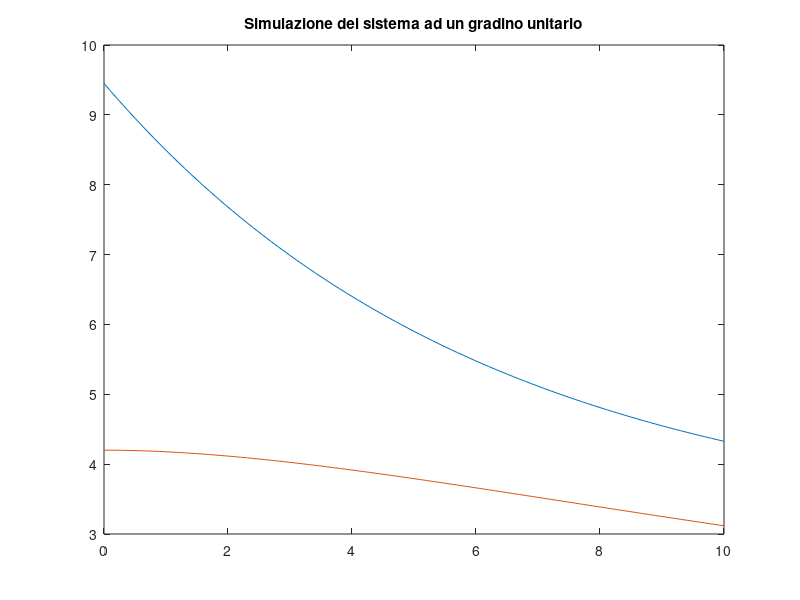
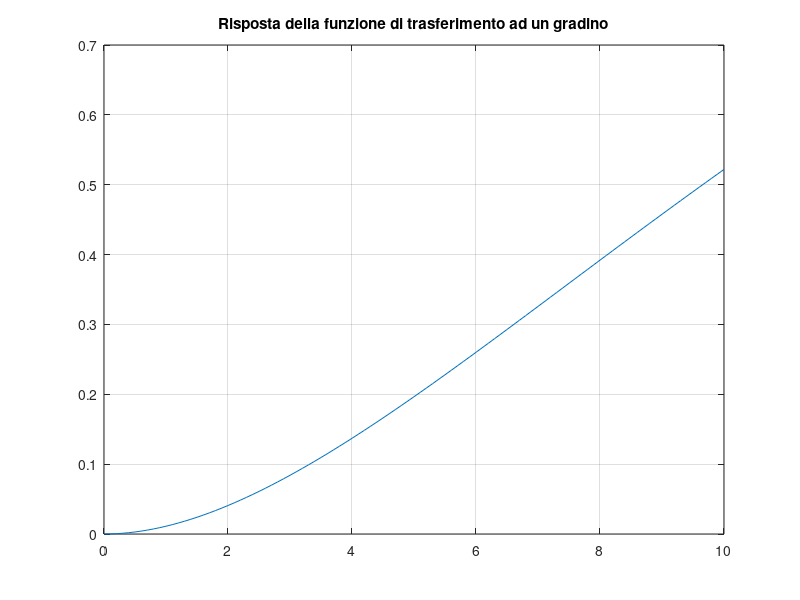
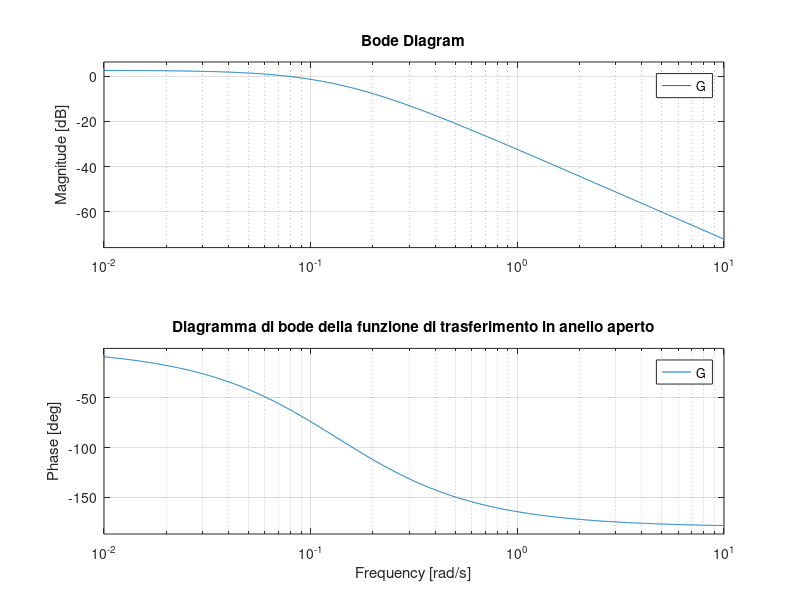
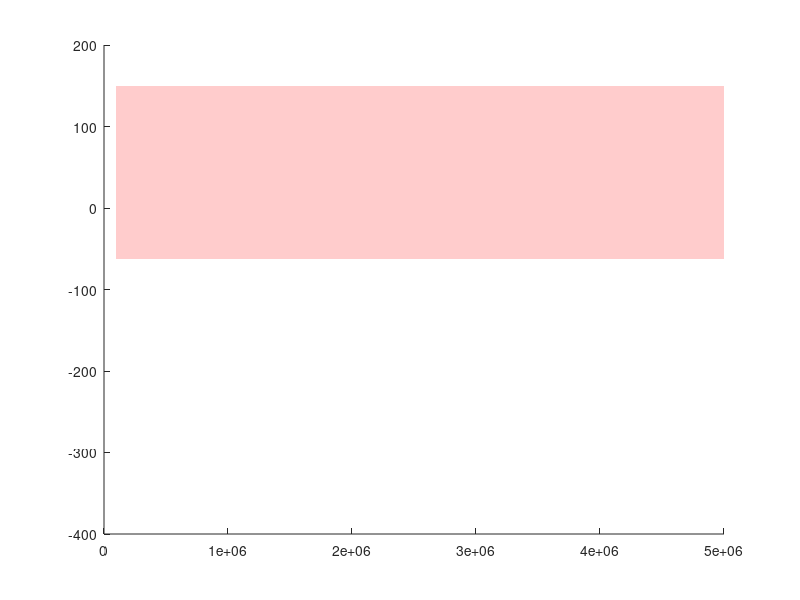

Reproduce these figures in MATLAB, in order. (Note: this script raises an error after producing the figures.)
close all; clear; clc;
%Definizioni costanti e punti di equilibrio

k1=1;
k2=0.30;
k3=0.45;
k4=0.50;
xe=[9.45, 4.20];
ue=(k1/k4)*sqrt(xe(1));

%Matrici del sistema linearizzato

A=[-k1/(2*sqrt(xe(1))), 0; k2/(2*sqrt(xe(1))), -k3/(2*sqrt(xe(2)))];
B=[k4; 0];
C=[0, 1];
D=0;

%Definizione spazio degli stati

modello = ss(A,B,C,D);

%Simulazione del sistema ad un gradino unitario

tt = 0:0.1:10; 
uu = ones ( length ( tt ) , 1) ; 
[Y , TT , X ] = lsim ( modello , uu , tt , xe ) ;
plot ( TT , X ) ;
title('Simulazione del sistema ad un gradino unitario');

%Calcolo della funzione di trasferimento

G = tf(modello);

%Risposta della funzione di trasferimento in anello aperto ad un gradino

YY = step(G,tt);
figure;
plot(tt, YY);
title('Risposta della funzione di trasferimento ad un gradino');
hold on; grid on; zoom on;

%Diagramma di bode della funzione di trasferimento in anello aperto G

figure;
bode(G);
title('Diagramma di bode della funzione di trasferimento in anello aperto');
hold on; grid on; zoom on;

%Calcolo margine di ampiezza, fase , pulsazione critica e omega pi

[M_a, M_f, omega_pi, omega_c] = margin(G);
fprintf('La pulsazione critica di G è %.1f rad/s.\n',omega_c);
fprintf('Il margine di fase di G è %.1f gradi.\n',M_f);

%Definizioni dei limiti del grafico
omega_plot_min = 1e-5;
omega_plot_max = 1e7;

%Attenuazione disturbo in uscita
%Specifiche di attenuazione del disturbo in uscita e rumore di misura
omega_d_min = 1e-5; %approssimazione verso 0
omega_d_max = 4.0;
A_d = 40;

omega_n_min = 1e5;
omega_n_max = 5e6;
A_n = 63;

%Creazione patch
figure;
hold on;

%Patch per il disturbo in uscita
patch_x_d = [omega_d_min; omega_d_max; omega_d_max; omega_d_min];
patch_y_d = [A_d; A_d; -350; -350];
patch(patch_x_d, patch_y_d,'r','FaceAlpha',0.2,'EdgeAlpha',0);

%Patch per rumore di misurazione
patch_x_n = [omega_n_min; omega_n_max; omega_n_max; omega_n_min];
patch_y_n = [-A_n; -A_n; 150; 150];
patch(patch_x_n, patch_y_n,'r','FaceAlpha',0.2,'EdgeAlpha',0);

%Specifiche dinamiche

S_star = 30;
T_a_5_star = 0.050;
xi_star  = abs(log(S_star/100))/(sqrt(pi^2 + log(S_star/100)^2));
M_f_min = 100*xi_star;

omega_c_min = 300/(M_f_min*T_a_5_star);

%Specifica tempo di assestamento

patch_Ta_x = [omega_plot_min; omega_c_min; omega_c_min; omega_plot_min];
patch_Ta_y = [0; 0; -350; -350];
patch(patch_Ta_x, patch_Ta_y,'b','FaceAlpha',0.2,'EdgeAlpha',0);



omega_c_max = omega_n_min;

% ====================
 % SINTESI CONTROLLORE PROVA
% ====================
% (luci) NOTA metto qui per il momento

%Parte da controllare guadagno statico mu
W_star = 3.5;
D_star = 2.5;
e_star = 0.01;

% per Teorema Valore Finale
%a
mu_min = (W_star+D_star)/e_star - 1;
mu_min_dist = 0; %mu_min_dist = 10^(A_d/20);


% Criterio Fisica Realizzabilita da guardare
kG = -40;
patch_fis_x = [omega_n_min;omega_plot_max;omega_plot_max;omega_n_min];
y_ = 20*log10(abs(evalfr(G,omega_n_min)));
y__ = 20*log10(abs(evalfr(G,omega_plot_max)));

patch_fis_y = [0;0;y__-y_;0];
patch(patch_fis_x,patch_fis_y,'r','FaceAlpha',0.2,'EdgeAlpha',0);


% ====== Sintesi Regolatore Statico ======
% 

% Trovati mu minimi desiderati per la L(s), troviamo mu di R come L(0)/G(0)
% (luci)
% wc non appartiene al range, altra mu
G_0 = abs(evalfr(G, 0));
omega_c_star = omega_c_min;%+ (omega_c_max - omega_c_min)/4;
mu_omega_c_star = 1/abs(evalfr(G,omega_c_star));
mu_R = max(mu_min/G_0, mu_omega_c_star/G_0);

s=tf('s');
R_s = mu_R;
G_esteso = R_s*G;


% ====== Sintesi Regolatore Dinamico ======
% Caso B

phi_star = pi/4;
cos_phi_star = cos(phi_star);
sin_phi_star = sin(phi_star);
M_star = 1/(cos(phi_star))+0.1;

% controllo parametri scelti, formule di inversione
if (M_star < 0) ...
    || (0 > phi_star || pi/2 < phi_star) ...
    || (cos_phi_star < 1/M_star)
    fprintf('[ERRORE]: parametri della rete anticipatrice.\n');
end

T_zero_Rd = (M_star - cos_phi_star)/(omega_c_star*sin_phi_star);
T_polo_Rd = (cos(phi_star) - 1/M_star)/(omega_c_star*sin_phi_star);
fprintf('T: %.6f\n', T_zero_Rd);
fprintf('aT: %.6f\n', T_polo_Rd);

R_d = 1*(1+T_zero_Rd*s)/(1+T_polo_Rd*s);


L=R_d*G_esteso;
fprintf('mu di L(s)%.1f.\n',abs(evalfr(L, 0)));
[M_a, M_f, omega_pi, omega_c] = margin(L);
fprintf('La pulsazione critica di L è %.1f rad/s.\n',omega_c);
fprintf('Il margine di fase di L è %.1f gradi.\n',M_f);

%Diagramma di Bode della L(s) temporanea
margin(L,{omega_plot_min,omega_plot_max});

%Specifica sovraelongazione(Margine di fase)
patch_Mf_x = [omega_c_min; omega_c_max; omega_c_max; omega_c_min];
patch_Mf_y = [M_f_min - 180; M_f_min - 180; -270; -270];
patch(patch_Mf_x, patch_Mf_y,'g','FaceAlpha',0.2,'EdgeAlpha',0);

grid on; zoom on;

% Spefiche di robustezza
M_f_robusto = max(30, M_f_min);
if M_f < M_f_robusto
    fprintf('[ERRORE]: Il margine di fase non rispetta le caratteristiche\n')
end